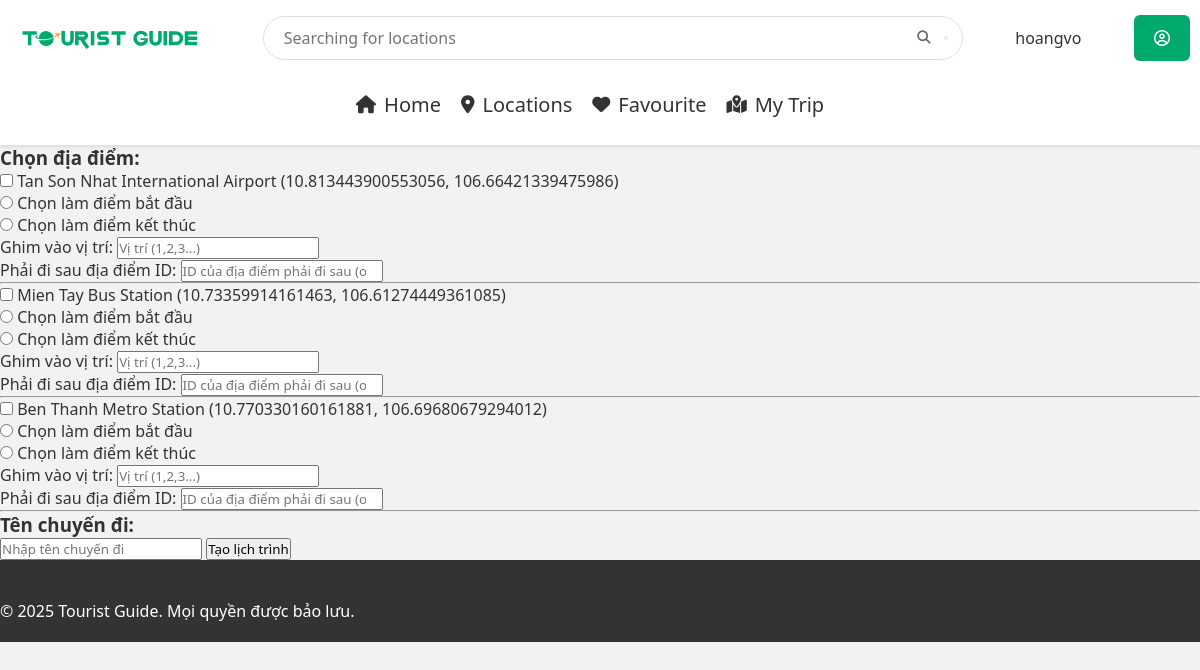
/favourite/ (signed in), run on the app's committed database.
### location/models.py (models this page shows, shortened)
class Location(models.Model):
    loc = models.ForeignKey(Location_List, on_delete = models.CASCADE, null = True, blank = True)
    code = models.CharField(max_length=10, unique=True)
    location = models.CharField(max_length = 64)
    type = models.CharField(max_length=13, default = "")
    tags = models.TextField(default = "")
    rating = models.FloatField(default = 5)
    open_time = models.TimeField(default = time(0,0))
    close_time = models.TimeField(default = time(23,59))
    ticket_info = models.CharField(max_length = 100, default = "")
    address = models.CharField(max_length = 100, default = "")
    image_path = models.CharField(max_length=255, default='')
    description = models.TextField(default="")
    long_description = models.TextField(default="")
    coordinate = models.CharField(max_length = 40, default = "")

### location/views.py (the view)
# urls.py: path('favourite/',views.favourite, name = 'favourite'),
@login_required
def favourite(request):
    location_list = Location_List.objects.filter(user = request.user).first()
    locations = location_list.location_set.all() if location_list else []
    return render(request, "favourite/favourite.html",{
        'locations': locations
    })

### location/templates/favourite/favourite.html (shortened to what this page needs)
{% extends 'layout/layout.html' %}
{% load static %}
{% block body %}
  {% if locations %}
    <form method="POST" action="{% url 'my_trip' %}">
      <h3>Chọn địa điểm:</h3>
      {% for location in locations %}
        <div class="location-block">
          <input type="checkbox" name="locations" value="{{ location.id }}">
          <label>{{ location.location }} ({{ location.coordinate }})</label><br>
          <label>
            <input type="radio" name="start_point" value="{{ location.id }}" required onchange="disableInputs('{{ location.id }}')"> Chọn làm điểm bắt đầu
          </label><br>
          <label>
            <input type="radio" name="end_point" value="{{ location.id }}" required onchange="disableInputs('{{ location.id }}')"> Chọn làm điểm kết thúc
          </label><br>
          <div id="extra-inputs-{{ location.id }}">
            <label>Ghim vào vị trí:</label>
            <input type="number" name="pinned_order_{{ location.id }}" min="1" placeholder="Vị trí (1,2,3...)"><br>
            <label>Phải đi sau địa điểm ID:</label>
            <input type="number" name="precedence_after_{{ location.id }}" placeholder="ID của địa điểm phải đi sau (optional)">
          </div>
          <hr>
        </div>
      {% endfor %}
      <h3>Tên chuyến đi:</h3>
      <input type="text" name="path_name" placeholder="Nhập tên chuyến đi" required>
      <button type="submit">Tạo lịch trình</button>
    </form>
  {% else %}
    <p>Chưa có địa điểm nào trong danh sách.</p>
  {% endif %}
{% endblock %}

### location/templates/layout/layout.html (shortened to what this page needs)
{% load static %}
<!DOCTYPE html>
<html lang="en-US" lang="vi">
<head>
    <link rel="stylesheet" href="{% static 'css/layout.css' %}">
    <link rel="stylesheet" href="https://cdnjs.cloudflare.com/ajax/libs/font-awesome/6.5.0/css/all.min.css">
</head>
<body>
    <header>
        <div class="header-container">
            <div class="logo">
                <a href="https://github.com/howardVoxcan/Tourist_Guide">
                    <picture>
                        <img src="{% static 'img/logo-tourist-guide.svg' %}" alt="">
                    </picture>
                </a>
            </div>
            <div class="search-bar">
                <form method="get" action="{% url 'locations' %}">
                    <input
                        type="text"
                        name="search"
                        placeholder="Searching for locations"
                        value="{{ current_filters.search|default_if_none:'' }}"
                    >
                    <button class="search-icon" type="submit">
                        <i class="fas fa-search search-icon"></i>
                    </button>
                </form>
            </div>
            {% if not user.is_authenticated %}
            <div class="nav-buttons">
                <a href="{% url 'login' %}"><button class="nav-button secondary">Đăng Nhập</button></a>
                <a href="{% url 'register'%}"><button class="nav-button primary">Đăng Ký</button></a>
            </div>
            {% else %}
            {{user.username}}
            <div class="dropdown">
                <button class="dropbtn"><i class="far fa-user-circle"></i></button>
            </div>
            {% endif %}
        </div>
        <ul class="nav-tabs">
            <li><a href="{% url 'homepage' %}"><i class="fa fa-home"></i>Home</a></li>
            <li><a href="{% url 'locations' %}"><i class="fas fa-map-marker-alt"></i>Locations</a></li>
            <li><a href="{% url 'favourite' %}"><i class="fas fa-heart"></i>Favourite</a></li>
            <li><a href="{% url 'my_trip' %}"><i class="fas fa-map-marked-alt"></i>My Trip</a></li>
        </ul>
    </header>
    {% block body %}
    {% endblock %}
    <footer>
        <p>&copy; 2025 Tourist Guide. Mọi quyền được bảo lưu.</p>
    </footer>
</body>
</html>

### location/static/css/layout.css (style rules this page uses)
* { margin: 0; padding: 0; box-sizing: border-box; font-family: 'Segoe UI', Tahoma, Geneva, Verdana, sans-serif; }
html, body { width: 100%; height: 100%; overflow-x: hidden; }
body { background-color: #f2f2f2; color: #333; min-height: 100vh; }
header { background-color: white; padding: 15px 0; box-shadow: 0 2px 4px rgba(0, 0, 0, 0.1); position: sticky; top: 0; z-index: 100; width: 100%; }
.header-container { max-width: 1200px; height: auto; margin: 0 auto; margin-bottom: 20px; display: flex; align-items: center; justify-content: space-between; padding: 0 10px; flex-wrap: nowrap; }
picture { display: block; }
.logo a, .logo picture { width: 200px; height: auto; padding: 50px auto; display: flex; align-items: center; }
.search-bar { flex: 1; max-width: 700px; margin-top: 0; position: relative; align-items: center; }
.search-bar input { display: flex; width: 100%; padding: 10px 20px; border: 1px solid #e0e0e0; border-radius: 24px; font-size: 16px; outline: none; }
.search-icon { position: absolute; right: 15px; top: 50%; transform: translateY(-50%); color: #666; }
.dropdown { position: relative; display: inline-block; }
.dropbtn { background-color: #00aa6c; color: white; padding: 12px 20px; font-size: 16px; border: none; border-radius: 6px; cursor: pointer; }
.nav-tabs { display: flex; flex: 1; list-style: none; justify-content: center; }
.nav-tabs li { margin-right: 20px; white-space: nowrap; font-size: 20px; }
.nav-tabs a { display: flex; align-items: center; color: #333; text-decoration: none; font-weight: 500; padding: 10px 0; border-bottom: 2px solid transparent; }
.nav-tabs i { margin-right: 8px; font-size: 18px; }
footer { background-color: #333; color: white; padding: 40px 0 20px; }

### data on the page
Location: location "Tan Son Nhat International Airport", coordinate "10.813443900553056, 106.66421339475986"
Location: location "Mien Tay Bus Station", coordinate "10.73359914161463, 106.61274449361085"
Location: location "Ben Thanh Metro Station", coordinate "10.770330160161881, 106.69680679294012"

### other printed values
{{ user.username }} "hoangvo"
